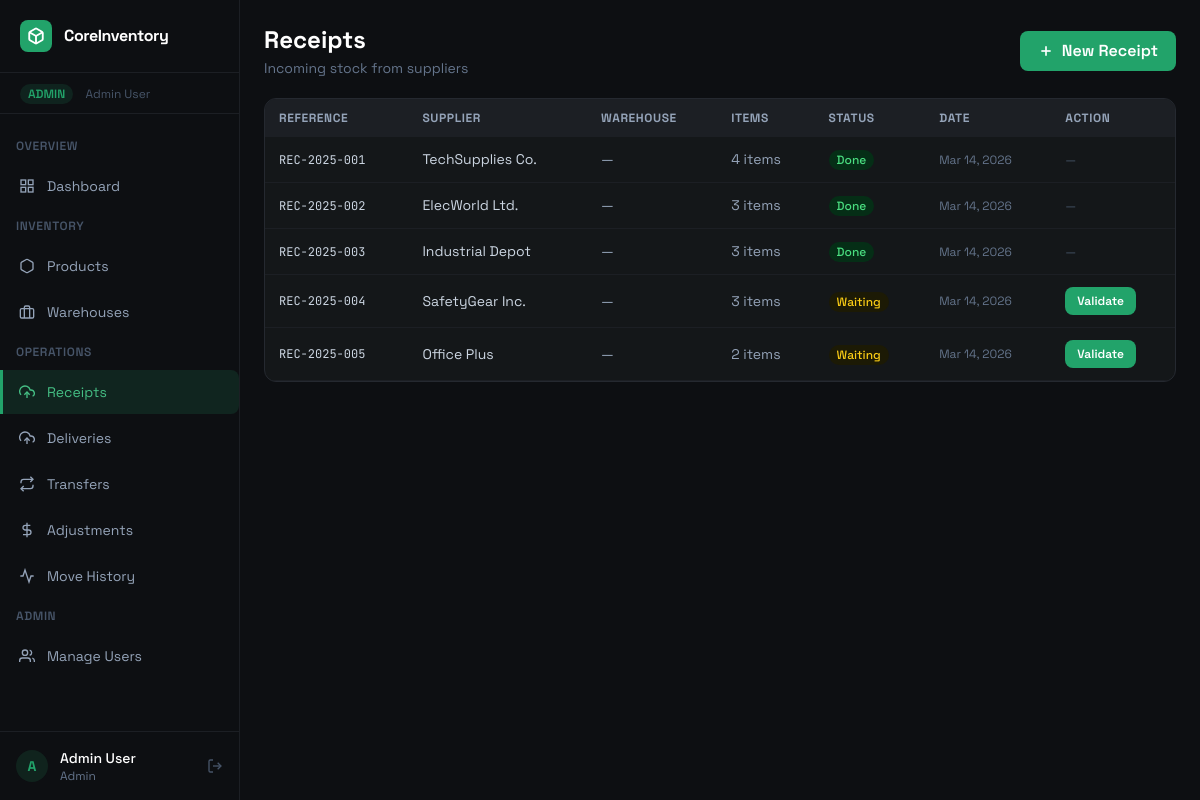
Page /receipts.php (signed in) on the committed database.
### tables this page shows
CREATE TABLE `operations` (
  `id` int(11) NOT NULL,
  `type` enum('receipt','delivery','transfer','adjustment') NOT NULL,
  `status` enum('draft','waiting','ready','done','canceled') DEFAULT 'draft',
  `reference` varchar(100) DEFAULT NULL,
  `supplier_customer` varchar(150) DEFAULT NULL,
  `from_warehouse_id` int(11) DEFAULT NULL,
  `to_warehouse_id` int(11) DEFAULT NULL,
  `notes` text DEFAULT NULL,
  `created_by` int(11) DEFAULT NULL,
  `created_at` timestamp NOT NULL DEFAULT current_timestamp(),
  `validated_at` timestamp NULL DEFAULT NULL
);

### auth.php (called while the page is built, shortened)
<?php
function currentUser() {
    return [
        'id'   => $_SESSION['user_id'] ?? null,
        'name' => $_SESSION['user_name'] ?? 'User',
        'role' => $_SESSION['user_role'] ?? 'staff',
    ];
}
function hasRole(...$roles) {
    $user = currentUser();
    return in_array($user['role'], $roles);
}
?>

### receipts.php (the view, shortened to what this page needs)
<?php
require_once '../config/db.php';
require_once '../includes/auth.php';
$receipts = $conn->query("SELECT o.*, w.name as warehouse_name, COUNT(oi.id) as item_count FROM operations o LEFT JOIN warehouses w ON o.to_warehouse_id=w.id LEFT JOIN operation_items oi ON o.id=oi.operation_id WHERE o.type='receipt' GROUP BY o.id ORDER BY o.created_at DESC");
?>
<?php include '../includes/header.php'; ?>
<?php include '../includes/sidebar.php'; ?>
<div class="p-6 space-y-5">
    <div class="flex items-center justify-between">
        <div>
            <h1 class="text-2xl font-bold text-white">Receipts</h1>
            <p class="text-slate-500 text-sm mt-0.5">Incoming stock from suppliers</p>
        </div>
        <?php if(hasRole('admin','manager')): ?>
        <button onclick="document.getElementById('addModal').classList.remove('hidden')" class="btn-primary flex items-center gap-2">
            <svg width="16" height="16" viewBox="0 0 24 24" fill="none" stroke="currentColor" stroke-width="2.5"><line x1="12" y1="5" x2="12" y2="19"/><line x1="5" y1="12" x2="19" y2="12"/></svg>
            New Receipt
        </button>
        <?php endif; ?>
    </div>
    <div class="card overflow-hidden">
        <table>
            <thead>
                <tr>
                    <th>Reference</th>
                    <th>Supplier</th>
                    <th>Warehouse</th>
                    <th>Items</th>
                    <th>Status</th>
                    <th>Date</th>
                    <?php if(hasRole('admin','manager')): ?><th>Action</th><?php endif; ?>
                </tr>
            </thead>
            <tbody>
            <?php while ($r = $receipts->fetch_assoc()): ?>
            <tr>
                <td class="font-mono text-xs text-slate-300"><?= htmlspecialchars($r['reference'] ?: 'REC-'.$r['id']) ?></td>
                <td class="text-slate-300"><?= htmlspecialchars($r['supplier_customer'] ?: '—') ?></td>
                <td class="text-slate-400"><?= htmlspecialchars($r['warehouse_name'] ?? '—') ?></td>
                <td class="text-slate-400"><?= $r['item_count'] ?> items</td>
                <td><span class="badge-<?= $r['status'] ?> px-2 py-0.5 rounded-full text-xs font-medium capitalize"><?= $r['status'] ?></span></td>
                <td class="text-slate-500 text-xs"><?= date('M j, Y', strtotime($r['created_at'])) ?></td>
                <?php if(hasRole('admin','manager')): ?>
                <td>
                    <?php if ($r['status'] !== 'done' && $r['status'] !== 'canceled'): ?>
                    <form method="POST" action="/coreinventory/actions/receipt_action.php" style="display:inline;">
                        <button type="submit" class="btn-primary text-xs px-3 py-1.5">Validate</button>
                    </form>
                    <?php else: ?>
                    <span class="text-xs text-slate-600">—</span>
                    <?php endif; ?>
                </td>
                <?php endif; ?>
            </tr>
            <?php endwhile; ?>
            </tbody>
        </table>
    </div>
</div>
</main>
</body>
</html>

### header.php (style rules this page uses)
body { font-family: 'Space Grotesk', sans-serif; background: #0d0f12; color: #e2e8f0; }
.card { background: #141719; border: 1px solid #252930; border-radius: 12px; }
.badge-waiting { background:#1c1a05; color:#facc15; }
.badge-done { background:#052e16; color:#4ade80; }
.btn-primary { background:#22a36a; color:#fff; padding:8px 18px; border-radius:8px; font-weight:600; transition: background .2s; cursor:pointer; border:none; }
table { width:100%; border-collapse:collapse; }
th { background:#1c1f24; color:#94a3b8; font-size:12px; text-transform:uppercase; letter-spacing:.05em; padding:10px 14px; text-align:left; }
td { padding:12px 14px; border-bottom:1px solid #1c1f24; font-size:14px; }

### rows in the picture
operations: reference "REC-2025-001", supplier_customer "TechSupplies Co.", warehouse_name "—", item_count "4", status "Done", created_at "Mar 14, 2026"
operations: reference "REC-2025-002", supplier_customer "ElecWorld Ltd.", warehouse_name "—", item_count "3", status "Done", created_at "Mar 14, 2026"
operations: reference "REC-2025-003", supplier_customer "Industrial Depot", warehouse_name "—", item_count "3", status "Done", created_at "Mar 14, 2026"
operations: reference "REC-2025-004", supplier_customer "SafetyGear Inc.", warehouse_name "—", item_count "3", status "Waiting", created_at "Mar 14, 2026"
operations: reference "REC-2025-005", supplier_customer "Office Plus", warehouse_name "—", item_count "2", status "Waiting", created_at "Mar 14, 2026"

### other values in the picture
$user['role'] "ADMIN"
$user['name'] "Admin User"
$label "Dashboard Products Warehouses Receipts Deliveries Transfers Adjustments Move History Manage Users"
substr($user['name'],0,1) "A"
$user['role'] "Admin"
